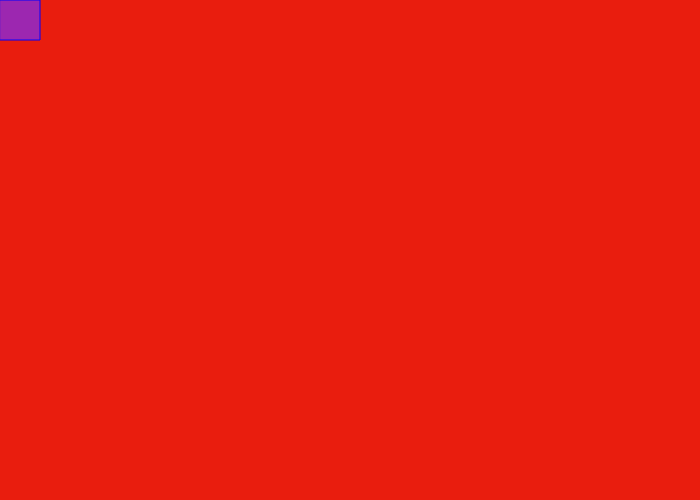
Frame 1 (no input)
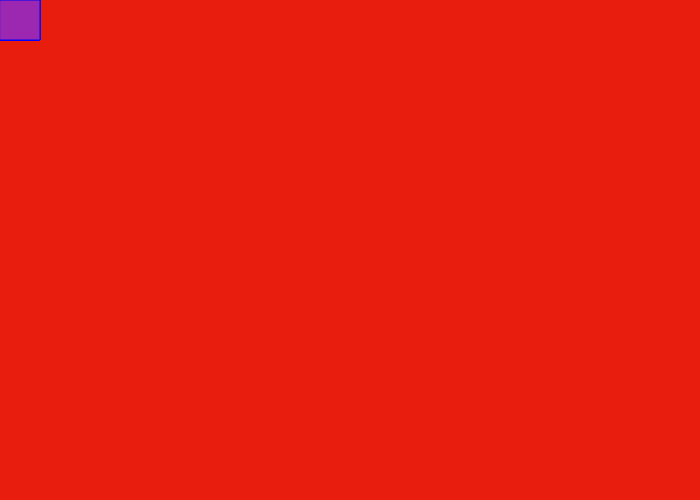
Frame 60 (no input)
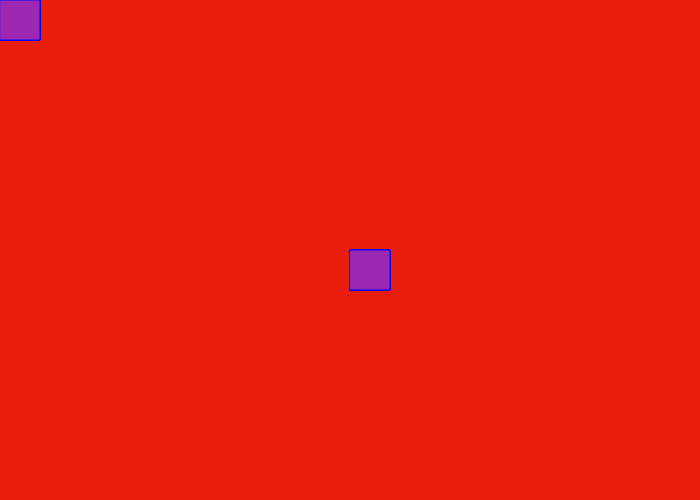
Frame 120 (the mouse pressed at the canvas centre since frame 60)

The p5.js sketch that drew these frames (run headless with seeded random() and noise() and a simulated clock; from frame 60 on, the mouse is pressed at the canvas centre):

// p5.js sketch
// ── sketch.js
function setup() {
  createCanvas(700, 500);
  background("#E91D0E");
  
}

function draw() {
  stroke('blue');
  fill('#9C27B0');
  
  
  if(mouseIsPressed); {
  rect(mouseX,mouseY,40,40);                                          }
}
